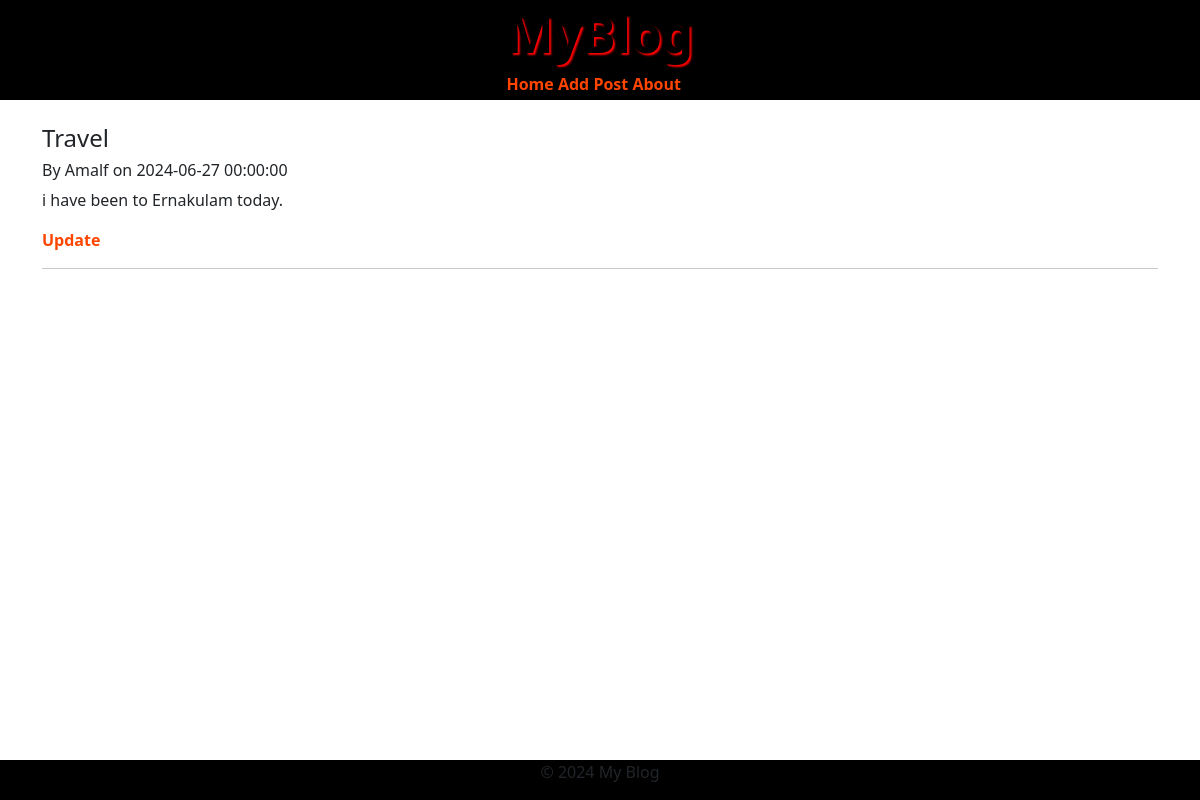
/post/1, run on the app's committed database.
### models.py (models this page shows, shortened)
class Post(db.Model):
    id=db.Column(db.Integer, primary_key=True)
    title=db.Column(db.String(100), nullable=False)
    author=db.Column(db.String(50), nullable=False)
    content=db.Column(db.Text, nullable=False)
    date_posted=db.Column(db.DateTime, nullable=False, default=datetime.utcnow)

### app.py (the view)
@app.route('/post/<int:id>')
def post_details(id):
    post=Post.query.get(id)
    return render_template('post_details.html',post=post)

### templates/post_details.html (shortened to what this page needs)
{% extends 'base.html' %}
{% block content %}
<br>
<h4>{{ post.title }}</h4>
<h6>By {{ post.author }} on {{ post.date_posted }}</h6>
<p>{{ post.content }}</p>
<a href="{{ url_for('edit_post', id=post.id) }}">Update</a>
<hr>
{% endblock %}

### static/style.css (style rules this page uses)
a { color:orangered; font-weight: bold; text-decoration: none; transition: color 0.3s ease; }

### data on the page
Post: title "Travel", author "Amalf", date_posted "2024-06-27 00:00:00", content "i have been to Ernakulam today."
